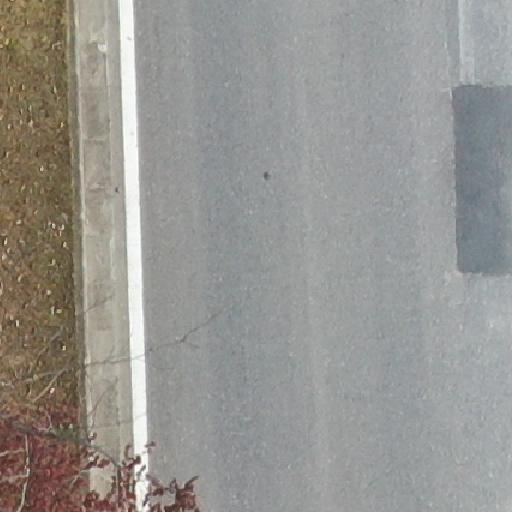
#> input picture ml/cracks/dataset/raw/shard_000/China_Drone_000327.jpg, 512 x 512 px
$ python -i road_context.py   (imports and definitions only)
#> lines starting #> are read from the running program, lines starting #| are printed output that depends on the picture; after the words box and inside, x2 and y2 are one past the last pixel; in counts of white or black regions, pixels touching at a corner belong together
"""
SafeCity Loop V2 — Unified Road-Context Service (Sections 7, 8, 25, 26)
Determines visible drivable road region, distinguishes road pavement from sky, clouds,
vegetation/plants, buildings, and vehicle structures, and computes transparent
road-overlap and road-context scores kept strictly separate from raw model confidence.

Key Design Principles:
1. Camera-Mode Adaptive: Automatically distinguishes forward-facing dashcam/street views
   (with horizon, sky, trees, buildings) from close-up/downward road surface views
   (where road pavement spans the full frame) so it NEVER blindly crops the upper half.
2. Chromatic & Structural Non-Road Exclusion: Explicitly masks out green vegetation/foliage,
   sky/clouds, above-horizon trees/buildings, and high-saturation/bright vehicle bodies
   while preserving dark pothole depressions, cracks, and water puddles inside the road.
3. Scientific Separation of Scores: Never fabricates or alters `raw_model_confidence`.
   Exposes `road_overlap_ratio` and `road_context_score` as explicit, auditable fields.
"""

from dataclasses import dataclass
from typing import Dict, Any, Optional, Tuple, List
import cv2
import numpy as np


@dataclass
class RoadContextAnalysis:
    camera_mode: str                  # "forward_facing", "close_up_surface", "top_down_overhead"
    horizon_y_ratio: float            # Estimated horizon line (0.0 for close-up, ~0.25-0.45 for forward-facing)
    road_mask: np.ndarray             # Binary uint8 mask (1 = valid road region, 0 = non-road)
    vegetation_mask: np.ndarray       # Binary uint8 mask (1 = plants/grass/trees/foliage)
    sky_bg_mask: np.ndarray           # Binary uint8 mask (1 = sky/clouds/above-horizon trees/buildings)
    structure_mask: np.ndarray        # Binary uint8 mask (1 = vehicles/buildings/high-sat non-road)
    visible_road_pixels: int
    road_coverage_of_frame: float

    @property
    def horizon_y(self) -> int:
        return int(self.horizon_y_ratio * self.road_mask.shape[0])


RoadContextResult = RoadContextAnalysis


@dataclass
class CandidateContextScore:
    raw_model_confidence: float
    road_overlap_ratio: float
    vegetation_overlap_ratio: float
    sky_bg_overlap_ratio: float
    structure_overlap_ratio: float
    center_on_road: bool
    road_context_score: float
    is_valid_road_candidate: bool
    rejection_reason: Optional[str] = None

    @property
    def final_acceptance_decision(self) -> str:
        return "ACCEPTED_ROAD_CONTEXT" if self.is_valid_road_candidate else (self.rejection_reason or "REJECTED_NON_ROAD")

    # [13 lines left out: function to_dict, not called in this run]


class RoadContextService:
    """
    Lightweight, explainable road-region estimator and contextual gate consumed optionally
    by PotholeDetector, CrackDetector, and WaterSegmenter.
    """

    def __init__(
        self,
        min_road_overlap_pothole: float = 0.45,
        min_road_overlap_crack: float = 0.35,
        max_vegetation_overlap: float = 0.30,
        max_sky_bg_overlap: float = 0.25,
    ):
#> further down, picture is the input picture: shape (512, 512, 3); mean B, G, R 144.5, 148.5, 150.1
        self.min_road_overlap_pothole = min_road_overlap_pothole
        self.min_road_overlap_crack = min_road_overlap_crack
        self.max_vegetation_overlap = max_vegetation_overlap
        self.max_sky_bg_overlap = max_sky_bg_overlap

    def analyze_frame(self, img_bgr: np.ndarray, camera_hint: Optional[str] = None) -> RoadContextAnalysis:
        h, w = img_bgr.shape[:2]
#> h = 512; w = 512
        hsv = cv2.cvtColor(img_bgr, cv2.COLOR_BGR2HSV)
#> hsv: shape (512, 512, 3); mean H, S, V 68.3, 22.7, 153.3
        b_ch, g_ch, r_ch = cv2.split(img_bgr.astype(np.int16))
        h_ch, s_ch, v_ch = cv2.split(hsv)
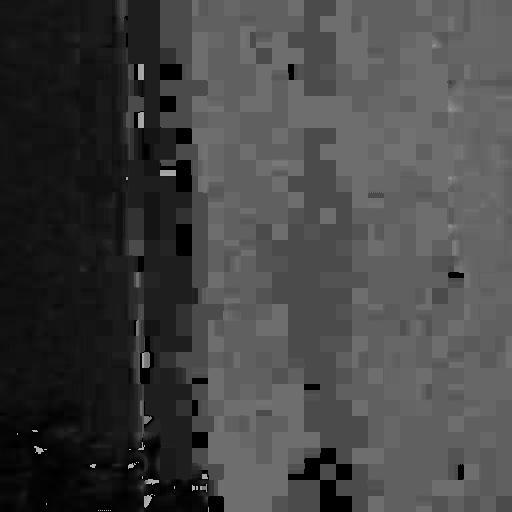
#> h_ch: shape (512, 512); min 0, max 179, mean 68.3

        # 1. Vegetation / Plants / Grass / Foliage Detection
        # Excess Green Index: ExG = 2*G - R - B, combined with HSV green/yellow-green hue
        exg = (2 * g_ch) - r_ch - b_ch
        hsv_green = (h_ch >= 24) & (h_ch <= 96) & (s_ch >= 38) & (v_ch >= 22)
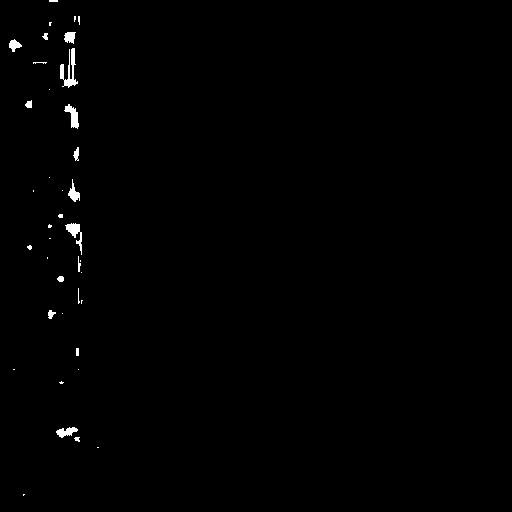
#> hsv_green: shape (512, 512) bool; 0.6% white; 39 white regions (24 under 20 px), largest, box (x1, y1, x2, y2) and area: (60, 48, 78, 88) 288, (65, 223, 82, 255) 194, (64, 104, 79, 129) 179
        exg_green = (exg >= 20) & (g_ch >= r_ch) & (s_ch >= 30)
#> exg_green: shape (512, 512) bool; 0.02% white in thin lines or dots, all inside (x1, y1, x2, y2) = (60, 33, 100, 447)
        veg_raw = (hsv_green | exg_green).astype(np.uint8)
#> veg_raw: shape (512, 512); values 0 (black) and 1 (white), 0.61% white; 39 white regions (24 under 20 px), largest, box (x1, y1, x2, y2) and area: (60, 48, 78, 88) 302, (65, 223, 82, 255) 194, (64, 104, 79, 129) 179
        k_small = cv2.getStructuringElement(cv2.MORPH_ELLIPSE, (5, 5))
        vegetation_mask = cv2.morphologyEx(veg_raw, cv2.MORPH_OPEN, k_small)
#> vegetation_mask: shape (512, 512); values 0 (black) and 1 (white), 0.36% white; 12 white regions, largest, box (x1, y1, x2, y2) and area: (65, 105, 79, 128) 168, (66, 223, 80, 235) 125, (57, 427, 77, 438) 125
        vegetation_mask = cv2.morphologyEx(vegetation_mask, cv2.MORPH_CLOSE, k_small)
#> vegetation_mask: shape (512, 512); values 0 (black) and 1 (white), 0.36% white; 12 white regions, largest, box (x1, y1, x2, y2) and area: (65, 105, 79, 128) 169, (57, 427, 77, 438) 128, (66, 223, 80, 235) 125

        # 2. Sky / Clouds / Upper Horizon Forest & Building Detection
        # Sky is bright low-saturation (clouds/overcast) or blue hue in the upper 50% of the frame
        y_grid = np.arange(h).reshape(h, 1) / float(max(h, 1))
#> y_grid = 512 values from 0 to 0.998
        upper_half = y_grid < 0.48
        upper_third = y_grid < 0.34

        bright_sky = (v_ch >= 195) & (s_ch <= 50) & upper_half
#> bright_sky: shape (512, 512) bool; 1.5% white; 37 white regions (30 under 20 px), largest, box (x1, y1, x2, y2) and area: (118, 0, 141, 246) 3569, (459, 0, 464, 32) 85, (98, 40, 108, 52) 69
        blue_sky = (h_ch >= 92) & (h_ch <= 135) & (s_ch >= 30) & (v_ch >= 130) & upper_half
#> blue_sky: shape (512, 512) bool; 1% white; 7 white regions (4 under 20 px), largest, box (x1, y1, x2, y2) and area: (460, 95, 496, 177) 1376, (464, 191, 500, 246) 1247, (496, 102, 512, 108) 57
        sky_raw = (bright_sky | blue_sky).astype(np.uint8)
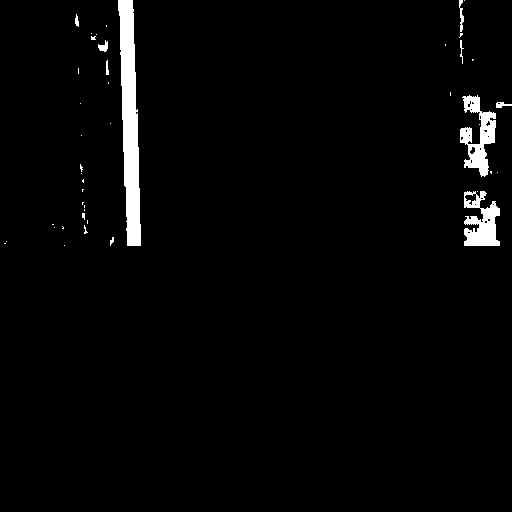
#> sky_raw: shape (512, 512); values 0 (black) and 1 (white), 2.5% white; 44 white regions (34 under 20 px), largest, box (x1, y1, x2, y2) and area: (118, 0, 141, 246) 3569, (460, 95, 496, 177) 1376, (464, 191, 500, 246) 1247

        # Determine if image is forward-facing perspective vs close-up road surface
        upper_veg_ratio = float(vegetation_mask[: int(h * 0.38), :].mean()) if h > 10 else 0.0
#> upper_veg_ratio = 0.00594
        upper_sky_ratio = float(sky_raw[: int(h * 0.38), :].mean()) if h > 10 else 0.0
#> upper_sky_ratio = 0.047

        # Check for dark forest/treeline or vertical building facade across the top 30% of the image
        # (e.g., REGRESSION_002 where top 35% is pitch-black forest treeline + bright sky)
        top_band = img_bgr[: int(h * 0.34), :]
        bot_band = img_bgr[int(h * 0.50) :, int(w * 0.20) : int(w * 0.80)]
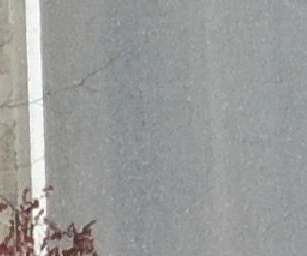
#> bot_band: shape (256, 307, 3); mean B, G, R 153.9, 155.2, 154.4
        top_gray = cv2.cvtColor(top_band, cv2.COLOR_BGR2GRAY) if top_band.size > 0 else np.zeros((1, 1), dtype=np.uint8)
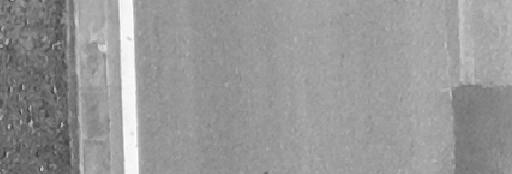
#> top_gray: shape (174, 512); min 48, max 255, mean 151.2
        bot_gray = cv2.cvtColor(bot_band, cv2.COLOR_BGR2GRAY) if bot_band.size > 0 else np.zeros((1, 1), dtype=np.uint8)

        # In REGRESSION_002, top band has extreme dark treeline (<40) + sky (>185) or strong dark-top/bright-road contrast
        top_extreme_dark_and_bright = (
            float((top_gray < 40).mean()) > 0.32
            and (float((top_gray > 185).mean()) > 0.04 or (float(bot_gray.mean()) - float(top_gray.mean())) > 35.0)
        )
#> top_extreme_dark_and_bright = False
        # Or strong colour/luminance discontinuity between top 30% and lower road center
        top_bot_diff = abs(float(top_gray.mean()) - float(bot_gray.mean()))
#> top_bot_diff = 3.54

        if camera_hint in ("forward_facing", "close_up_surface", "top_down_overhead"):
            camera_mode = camera_hint
        elif (upper_veg_ratio + upper_sky_ratio) >= 0.14 or top_extreme_dark_and_bright:
            camera_mode = "forward_facing"
        else:
            camera_mode = "close_up_surface"

        # Estimate horizon line for forward-facing scenes
        horizon_y_ratio = 0.0
        sky_bg_mask = sky_raw.copy()

        if camera_mode == "forward_facing":
            # Scan rows from top to find where non-road upper background transitions to road corridor
            # Default conservative horizon for forward-facing street/rural camera
            horizon_y_ratio = 0.24
            if top_extreme_dark_and_bright:
                # Forest/skyline across top third (like REGRESSION_002)
                horizon_y_ratio = 0.36
                sky_bg_mask[: int(h * horizon_y_ratio), :] = 1
            else:
                # Mark above-horizon outer regions or upper sky/vegetation canopy
                sky_bg_mask[: int(h * 0.18), :] = 1

        # 3. Vehicle Body / Non-Road High-Saturation / White Roof Structure Detection
        # Detects bright white painted vehicle roofs/hoods (like SUV in REGRESSION_004) or vivid non-road objects
        vivid_non_road = (s_ch >= 110) & (v_ch >= 60) & (~hsv_green)
#> vivid_non_road: shape (512, 512) bool; 1.5% white in thin lines or dots, all inside (x1, y1, x2, y2) = (0, 0, 185, 512)
        # Bright metallic/white vehicle body panels with high local edge contrast
        bright_panel = (v_ch >= 222) & (s_ch <= 22) & (~bright_sky)
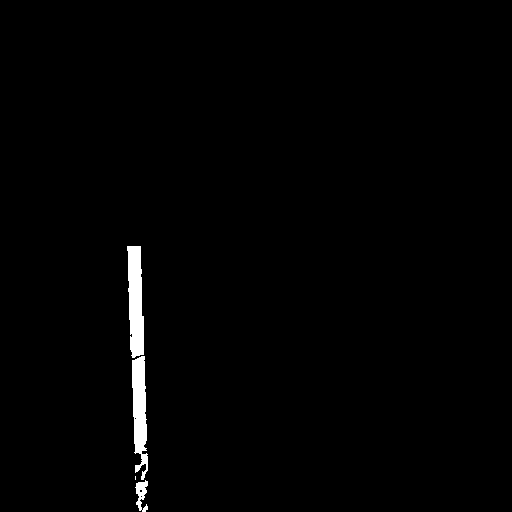
#> bright_panel: shape (512, 512) bool; 1.2% white; 4 white regions (1 under 20 px)
        structure_raw = (vivid_non_road).astype(np.uint8)

        # Check for large rectangular vehicle body in scene (like REGRESSION_004 overhead SUV)
        panel_cnts, _ = cv2.findContours(bright_panel.astype(np.uint8), cv2.RETR_EXTERNAL, cv2.CHAIN_APPROX_SIMPLE)
#> panel_cnts = 4 contours, 1 with area under 20; largest, box (x1, y1, x2, y2) and area: (127, 246, 144, 358) 1357, (132, 356, 148, 480) 1205, (135, 480, 148, 512) 190
        for cnt in panel_cnts:
            c_area = cv2.contourArea(cnt)
            if 0.015 * (h * w) < c_area < 0.35 * (h * w):
                rx, ry, rw, rh = cv2.boundingRect(cnt)
                # Fill vehicle bounding hull (including sunroof/windows inside the white car body!)
                cv2.rectangle(structure_raw, (rx, ry), (rx + rw, ry + rh), 1, -1)
#> this loop made 4 passes
#> c_area on passes 1, 3, 4: 189.5, 1205, 1357

        structure_mask = cv2.morphologyEx(structure_raw, cv2.MORPH_CLOSE, k_small)
#> structure_mask: shape (512, 512); values 0 (black) and 1 (white), 2.2% white; 260 white regions (212 under 20 px), largest, box (x1, y1, x2, y2) and area: (22, 449, 81, 512) 1451, (0, 484, 22, 510) 329, (0, 16, 19, 51) 255

        # 4. Assemble Drivable Road Region Mask
        # Start with camera-mode geometric prior
        geo_prior = np.zeros((h, w), dtype=np.uint8)
        if camera_mode == "forward_facing":
            hy = int(h * horizon_y_ratio)
            pts = np.array([
                [int(w * 0.15), hy],
                [int(w * 0.85), hy],
                [w, int(h * 0.58)],
                [w, h],
                [0, h],
                [0, int(h * 0.58)],
            ], dtype=np.int32)
            cv2.fillPoly(geo_prior, [pts], 1)
        else:
            geo_prior[:, :] = 1

        # Exclude vegetation, sky/horizon background, and vehicle/building structures
        non_road_combined = (vegetation_mask > 0) | (sky_bg_mask > 0) | (structure_mask > 0)
#> non_road_combined: shape (512, 512) bool; 5.1% white; 310 white regions (242 under 20 px), largest, box (x1, y1, x2, y2) and area: (118, 0, 141, 246) 3569, (22, 449, 81, 512) 1451, (460, 95, 496, 177) 1376
        road_mask = ((geo_prior > 0) & (~non_road_combined)).astype(np.uint8)

        # Fill small internal holes inside the road surface (so dark potholes or specular puddles inside road stay 1)
        k_close = cv2.getStructuringElement(cv2.MORPH_ELLIPSE, (15, 15))
        road_mask = cv2.morphologyEx(road_mask, cv2.MORPH_CLOSE, k_close)
#> road_mask: shape (512, 512); values 0 (black) and 1 (white), 98.8% white; 8 black regions, largest, box (x1, y1, x2, y2) and area: (122, 109, 139, 190) 1168, (467, 222, 496, 246) 517, (48, 498, 78, 512) 307
        # Re-apply strict exclusion of definite green vegetation and upper sky/horizon
        road_mask[vegetation_mask > 0] = 0
        road_mask[sky_bg_mask > 0] = 0
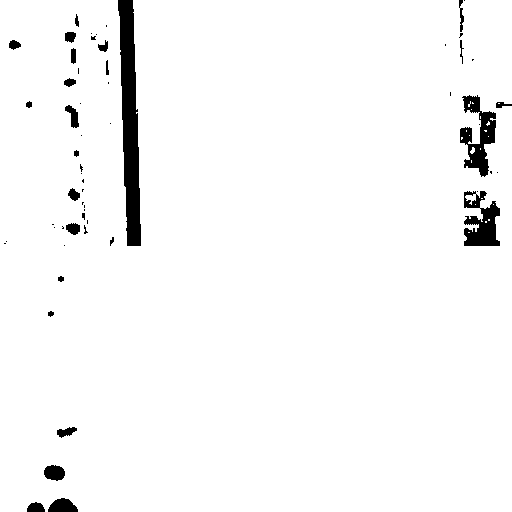
#> road_mask: shape (512, 512); values 0 (black) and 1 (white), 96.8% white; 59 black regions (34 under 20 px), largest, box (x1, y1, x2, y2) and area: (118, 0, 141, 246) 3569, (460, 95, 496, 177) 1376, (464, 191, 500, 246) 1247
        road_mask[structure_mask > 0] = 0

        vis_pixels = int(road_mask.sum())
#> vis_pixels = 248819
        if vis_pixels < int(0.05 * h * w):
            # Fallback safety if extreme lighting triggers over-masking
            road_mask = ((geo_prior > 0) & (vegetation_mask == 0) & (sky_bg_mask == 0)).astype(np.uint8)
            vis_pixels = max(int(road_mask.sum()), 1)

        return RoadContextAnalysis(
            camera_mode=camera_mode,
            horizon_y_ratio=round(horizon_y_ratio, 3),
            road_mask=road_mask,
            vegetation_mask=vegetation_mask,
            sky_bg_mask=sky_bg_mask,
            structure_mask=structure_mask,
            visible_road_pixels=vis_pixels,
            road_coverage_of_frame=round(vis_pixels / float(max(h * w, 1)), 4),
        )

    # [68 lines left out: function evaluate_box, not called in this run]


road_context_service = RoadContextService()

>>> import cv2
>>> picture = cv2.imread('../../ml/cracks/dataset/raw/shard_000/China_Drone_000327.jpg')
>>> result = RoadContextService().analyze_frame(picture)
